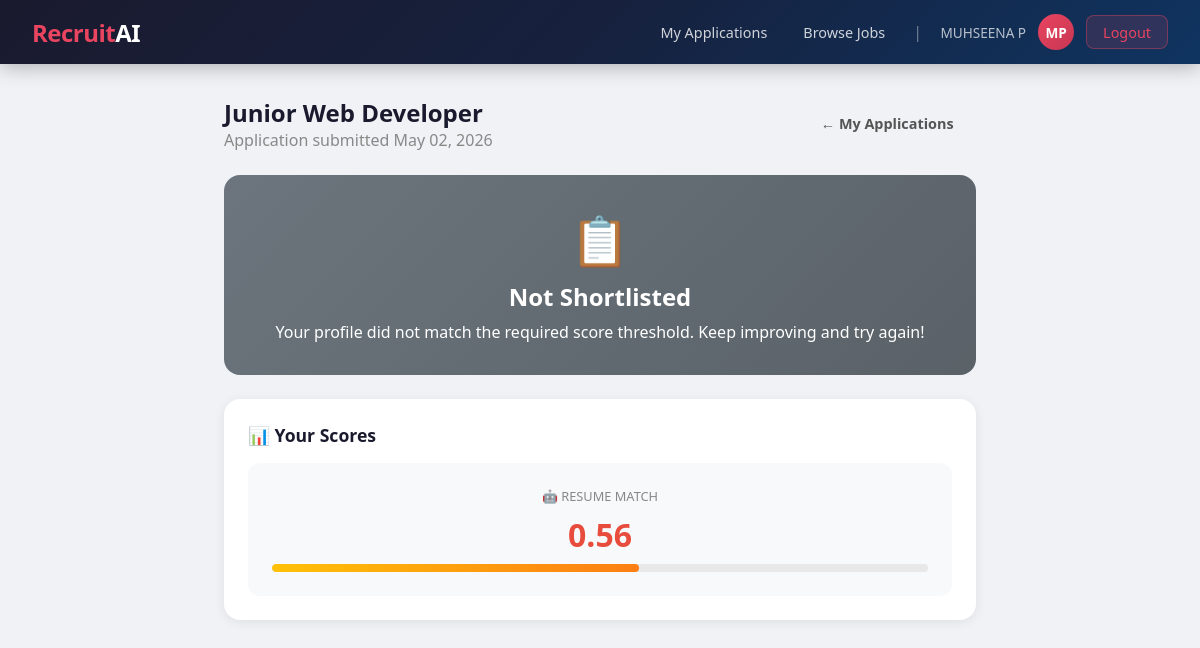
The app's page /candidate/applications/13/ (signed in) with its own data.
### core/models.py (models this page shows, shortened)
class Application(models.Model):
    STATUS_CHOICES = [
        ('applied', 'Applied'),
        ('not_shortlisted', 'Not Shortlisted'),
        ('shortlisted', 'Shortlisted'),
        ('technical_scheduled', 'Technical Interview Scheduled'),
        ('technical_completed', 'Technical Interview Completed'),
        ('hr_scheduled', 'HR Interview Scheduled'),
        ('hr_completed', 'HR Interview Completed'),
        ('system_recommended', 'System Recommended'),
        ('selected', 'Selected'),
        ('rejected', 'Rejected'),
    ]
    RECOMMENDATION_CHOICES = [
        ('selected', 'Selected'),
        ('rejected', 'Rejected'),
    ]
    job = models.ForeignKey(
        Job,
        on_delete=models.CASCADE,
        related_name='applications'
    )
    candidate = models.ForeignKey(
        User,
        on_delete=models.CASCADE,
        related_name='applications'
    )
    resume = models.FileField(
        upload_to='resumes/'
    )
    resume_text = models.TextField(
        blank=True
    )
    status = models.CharField(
        max_length=30,
        choices=STATUS_CHOICES,
        default='applied',
        null=False,
        blank=False
    )
    rank = models.IntegerField(
        null=True,
        blank=True
    )
    applied_at = models.DateTimeField(
        auto_now_add=True
    )
    updated_at = models.DateTimeField(
        auto_now=True
    )
    resume_score = models.FloatField(
        null=True,
        blank=True
    )
    missing_skills = models.TextField(
        blank=True
    )
    rejection_reason = models.TextField(
        blank=True
    )
    technical_date = models.DateField(
        null=True,
        blank=True
    )
    technical_time = models.TimeField(
        null=True,
        blank=True
    )
    technical_interviewer = models.CharField(
        max_length=100,
        blank=True
    )
    technical_score = models.FloatField(
        null=True,
        blank=True
    )
    technical_attended = models.BooleanField(
        null=True,
        blank=True
    )
    technical_feedback = models.TextField(
        blank=True
    )
    hr_date = models.DateField(
        null=True,
        blank=True
    )
    hr_time = models.TimeField(
        null=True,
        blank=True
    )
    hr_interviewer = models.CharField(
        max_length=100,
        blank=True
    )
    hr_score = models.FloatField(
        null=True,
        blank=True
    )
    hr_attended = models.BooleanField(
        null=True,
        blank=True
    )
    hr_feedback = models.TextField(
        blank=True
    )
    final_score = models.FloatField(
        null=True,
        blank=True
    )
    system_recommendation = models.CharField(
        max_length=10,
        choices=RECOMMENDATION_CHOICES,
        null=True,
        blank=True
    )
    final_decision = models.CharField(
        max_length=10,
        choices=RECOMMENDATION_CHOICES,
        null=True,
        blank=True
    )
    hr_decision_notes = models.TextField(
        blank=True
    )
    class Meta:
        unique_together = ('job', 'candidate')
        ordering = ['-resume_score']
    def can_see_technical(self):
        return self.status in [
            'technical_scheduled',
            'technical_completed',
            'hr_scheduled',
            'hr_completed',
            'system_recommended',
            'selected',
            'rejected'
        ]
    def can_see_hr_interview(self):
        return self.status in [
            'hr_scheduled',
            'hr_completed',
            'system_recommended',
            'selected',
            'rejected'
        ]
    def can_see_final(self):
        return self.status in [
            'system_recommended',
            'selected',
            'rejected'
        ]

class Job(models.Model):
    hr = models.ForeignKey(
        User,
        on_delete=models.CASCADE,
        related_name='jobs'
    )
    title = models.CharField(
        max_length=200
    )
    required_skills = models.TextField(
        help_text="Comma-separated skills"
    )
    required_experience = models.CharField(
        max_length=100
    )
    description = models.TextField()
    start_date = models.DateField(
        null=True,
        blank=True
    )
    end_date = models.DateField(
        null=True,
        blank=True
    )
    created_at = models.DateTimeField(
        auto_now_add=True
    )
    updated_at = models.DateTimeField(
        auto_now=True
    )

### core/views.py (the view)
    @login_required
    def wrapper(request, *args, **kwargs):
        if not hasattr(request.user, 'profile') or not request.user.profile.is_candidate():
            messages.error(request, "Access denied. Candidates only.")
            return redirect('dashboard')
        return func(request, *args, **kwargs)

### core/models.py (called while the page is built)
    def is_hr(self):
        return self.role == 'hr'

    def is_candidate(self):
        return self.role == 'candidate'

### core/views.py (called while the page is built)
def require_candidate(func):
    @login_required
    def wrapper(request, *args, **kwargs):
        if not hasattr(request.user, 'profile') or not request.user.profile.is_candidate():
            messages.error(request, "Access denied. Candidates only.")
            return redirect('dashboard')
        return func(request, *args, **kwargs)
    wrapper.__name__ = func.__name__
    return wrapper

@require_candidate
def application_status(request, pk):
    application = get_object_or_404(Application, pk=pk, candidate=request.user)
    return render(request, 'core/application_status.html', {
        'application': application,
    })

### core/templates/core/application_status.html (shortened to what this page needs)
{% extends 'core/base.html' %}
{% block content %}
<div class="container" style="max-width:800px;">
    <div style="display:flex; justify-content:space-between; align-items:center; margin-bottom:1.5rem; flex-wrap:wrap; gap:1rem;">
        <div>
            <h1 style="font-size:1.5rem; font-weight:700; color:#1a1a2e;">{{ application.job.title }}</h1>
            <p style="color:#888;">Application submitted {{ application.applied_at|date:"M d, Y" }}</p>
        </div>
        <a href="{% url 'candidate_dashboard' %}" class="btn btn-secondary">← My Applications</a>
    </div>
    {% if application.status == 'selected' %}
    <div style="background:linear-gradient(135deg, #28a745, #20c997); color:#fff; border-radius:16px; padding:2rem; text-align:center; margin-bottom:1.5rem;">
        <div style="font-size:3rem;">🎉</div>
        <h2 style="font-size:1.5rem; margin:0.5rem 0;">Congratulations! You've been Selected!</h2>
        <p>You have been selected for this position. HR will contact you with further details.</p>
    </div>
    {% elif application.status == 'not_shortlisted' %}
    <div style="background:linear-gradient(135deg, #6c757d, #5a6268); color:#fff; border-radius:16px; padding:2rem; text-align:center; margin-bottom:1.5rem;">
        <div style="font-size:3rem;">📋</div>
        <h2 style="font-size:1.5rem; margin:0.5rem 0;">Not Shortlisted</h2>
        <p>Your profile did not match the required score threshold. Keep improving and try again!</p>
    </div>
    {% endif %}
    <div class="card">
        <div class="card-title">📊 Your Scores</div>
        <div style="display:flex; gap:1rem; flex-wrap:wrap;">
            <div style="flex:1; text-align:center; padding:1.5rem; background:#f8f9fa; border-radius:12px; min-width:130px;">
                <div style="font-size:0.8rem; color:#888; text-transform:uppercase; margin-bottom:0.5rem;">
                    🤖 Resume Match
                </div>
                {% if application.resume_score is not None %}
                <div style="
                    font-size:2rem;
                    font-weight:800;
                    color:{% if application.resume_score >= 0.6 %}#27ae60{% else %}#e74c3c{% endif %};
                ">
                    {{ application.resume_score|floatformat:2 }}
                </div>
                <div class="score-bar" style="margin-top:0.5rem;">
                    <div class="score-fill {% if application.resume_score >= 0.6 %}score-high{% elif application.resume_score >= 0.4 %}score-medium{% else %}score-low{% endif %}"
                         style="width:{% widthratio application.resume_score 1 100 %}%">
                    </div>
                </div>
                {% else %}
                <div style="font-size:1.2rem; color:#aaa;">Processing...</div>
                {% endif %}
            </div>
        </div>
    </div>
</div>
{% endblock %}

### core/templates/core/base.html (shortened to what this page needs)
<!DOCTYPE html>
<html lang="en">
<head>
</head>
<body>
{% if user.is_authenticated %}
<nav class="navbar">
    <a href="{% url 'dashboard' %}" class="navbar-brand">Recruit<span>AI</span></a>
    <div class="navbar-nav">
        {% if user.profile.is_hr %}
            <a href="{% url 'hr_dashboard' %}" class="nav-link">Dashboard</a>
            <a href="{% url 'create_job' %}" class="nav-link">+ New Job</a>
            <a href="{% url 'hr_reports' %}" class="nav-link">Reports</a>
        {% else %}
            <a href="{% url 'candidate_dashboard' %}" class="nav-link">My Applications</a>
            <a href="{% url 'job_list' %}" class="nav-link">Browse Jobs</a>
        {% endif %}
        <span style="color:rgba(255,255,255,0.4); padding: 0 0.5rem;">|</span>
        <span class="nav-username">{{ user.get_full_name|default:user.username }}</span>
        <a href="{% url 'view_profile' %}" class="nav-avatar" title="View Profile">
            {{ user.first_name|first|upper }}{{ user.last_name|first|upper }}
        </a>
        <a href="{% url 'logout' %}" class="btn-logout" style="margin-left:0.5rem;">Logout</a>
    </div>
</nav>
{% endif %}
{% block content %}{% endblock %}
</body>
</html>

### core/templates/core/base.html (style rules this page uses)
* { box-sizing: border-box; margin: 0; padding: 0; }
body { font-family: 'Segoe UI', sans-serif; background: #f0f2f5; color: #333; min-height: 100vh; }
.navbar { background: linear-gradient(135deg, #1a1a2e 0%, #16213e 50%, #0f3460 100%); padding: 0 2rem; display: flex; align-items: center; justify-content: space-between; height: 64px; box-shadow: 0 2px 20px rgba(0,0,0,0.3); position: sticky; top: 0; z-index: 100; }
.navbar-brand { color: #e94560; font-size: 1.5rem; font-weight: 800; text-decoration: none; letter-spacing: -0.5px; }
.navbar-brand span { color: #fff; }
.navbar-nav { display: flex; gap: 0.25rem; align-items: center; }
.nav-link { color: rgba(255,255,255,0.8); text-decoration: none; padding: 0.5rem 1rem; border-radius: 8px; font-size: 0.9rem; transition: all 0.2s; }
.btn-logout { background: rgba(233,69,96,0.15); border: 1px solid rgba(233,69,96,0.4); color: #e94560; padding: 0.4rem 1rem; border-radius: 8px; cursor: pointer; font-size: 0.9rem; text-decoration: none; transition: all 0.2s; }
.nav-avatar { width: 36px; height: 36px; border-radius: 50%; background: linear-gradient(135deg, #e94560, #c73652); color: #fff; display: flex; align-items: center; justify-content: center; font-weight: 700; font-size: 0.85rem; cursor: pointer; text-decoration: none; margin-left: 0.5rem; transition: all 0.2s; }
.nav-username { color: rgba(255,255,255,0.7); font-size: 0.85rem; margin-left: 0.4rem; }
.container { max-width: 1200px; margin: 2rem auto; padding: 0 1.5rem; }
.card { background: #fff; border-radius: 16px; box-shadow: 0 2px 12px rgba(0,0,0,0.08); padding: 1.5rem; margin-bottom: 1.5rem; }
.card-title { font-size: 1.1rem; font-weight: 600; color: #1a1a2e; margin-bottom: 1rem; }
.btn { display: inline-block; padding: 0.6rem 1.4rem; border-radius: 10px; font-size: 0.9rem; font-weight: 600; cursor: pointer; border: none; text-decoration: none; transition: all 0.2s; }
.btn-secondary { background: #f0f2f5; color: #555; }
.score-bar { height: 8px; background: #e8e8e8; border-radius: 4px; overflow: hidden; margin-top: 0.3rem; }
.score-fill { height: 100%; border-radius: 4px; transition: width 0.5s; }
.score-medium { background: linear-gradient(90deg, #ffc107, #fd7e14); }

### records on screen
Application: job "Junior Web Developer", applied_at "May 02, 2026", resume_score "0.56"

### other values on screen
{{ user.get_full_name|default:user.username }} "MUHSEENA P"
{{ user.first_name|first|upper }} "M"
{{ user.last_name|first|upper }} "P"
